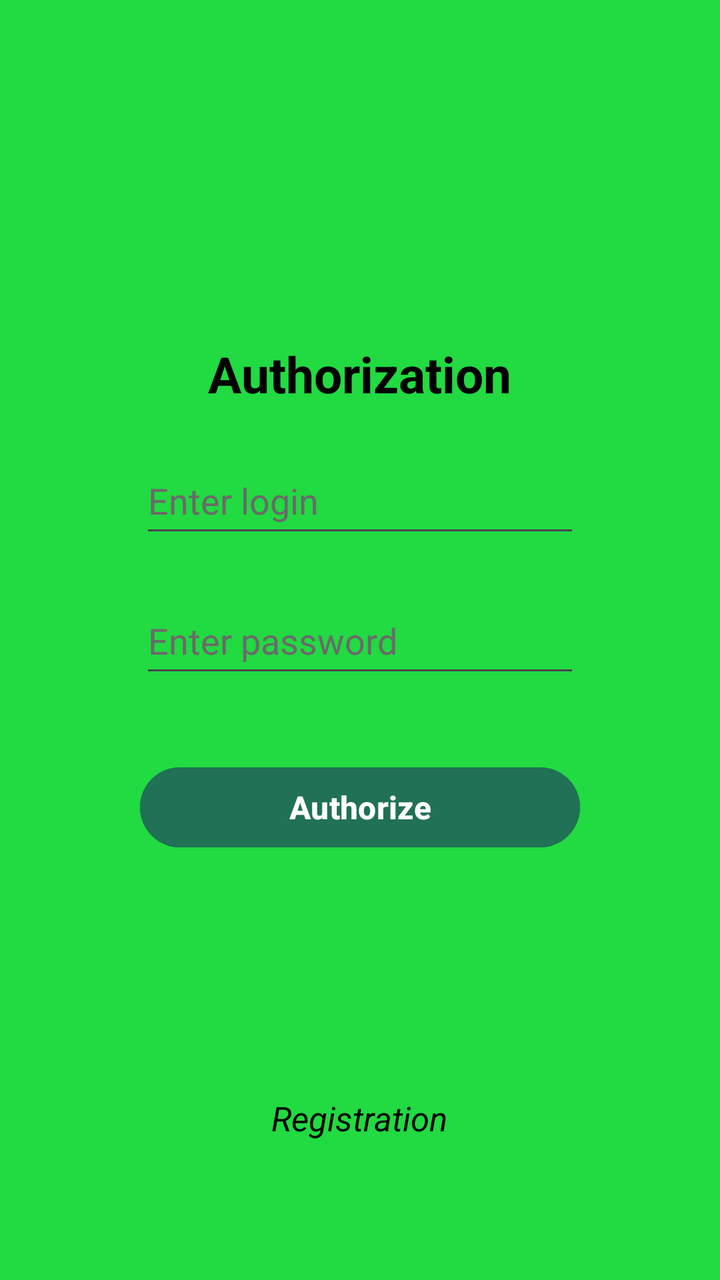
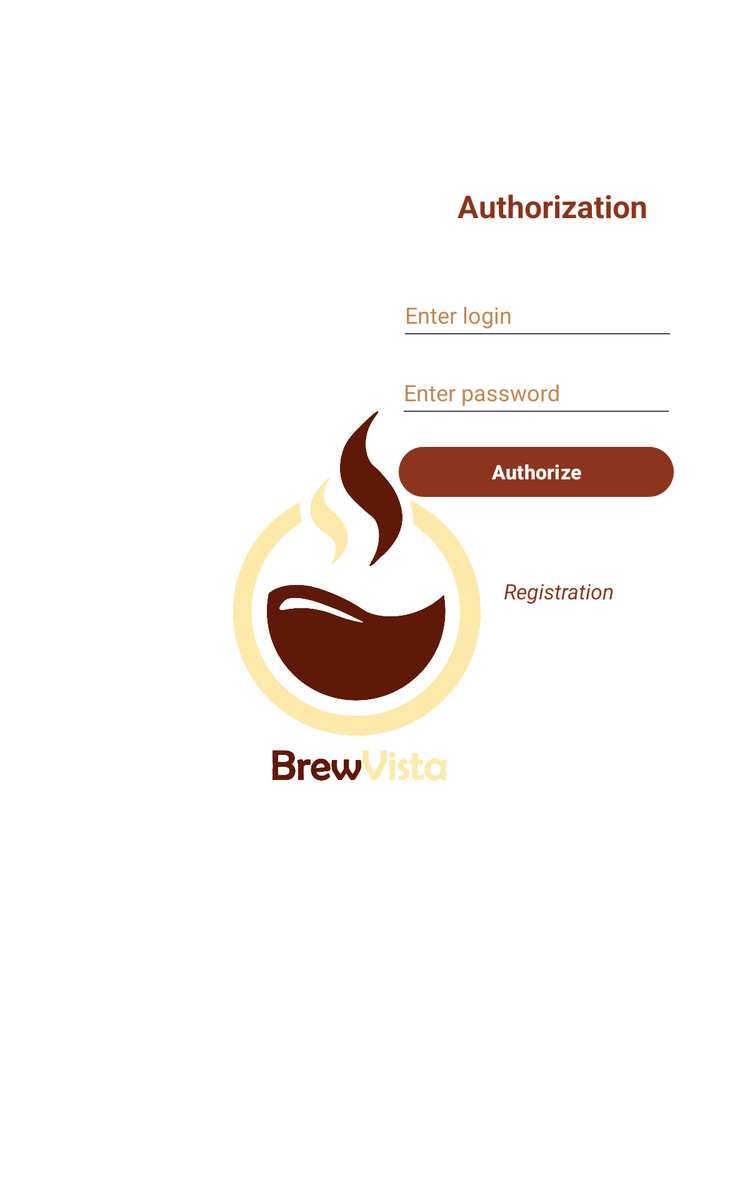

First picture: res/layout/ on a phone held upright. Second picture: the repository's own variant of that layout, on a device whose configuration matches the variant's folder. Source for both follows.
<!-- AndroidManifest.xml: application theme Theme.CoffeeProject -->
<!-- res/layout/activity_auth.xml -->
<?xml version="1.0" encoding="utf-8"?>
<LinearLayout xmlns:android="http://schemas.android.com/apk/res/android"
    xmlns:app="http://schemas.android.com/apk/res-auto"
    xmlns:tools="http://schemas.android.com/tools"
    android:layout_width="match_parent"
    android:layout_height="match_parent"
    tools:context=".AuthActivity"
    android:background="#22DA41"
    android:orientation="vertical">

    <TextView
        android:id="@+id/main_label"
        android:layout_width="wrap_content"
        android:layout_height="wrap_content"
        android:text="Authorization"
        android:textColor="#000000"
        android:layout_gravity="center"
        android:layout_marginTop="170dp"
        android:textSize="25sp"
        android:textStyle="bold"/>

    <EditText
        android:id="@+id/user_login"
        android:layout_width="220dp"
        android:layout_height="50dp"
        android:layout_marginTop="20dp"
        android:ems="10"
        android:hint="Enter login"
        android:textColorHint="#6a6a6a"
        android:inputType="text"
        android:layout_gravity="center"
        android:textColor="#000000"/>

    <EditText
        android:id="@+id/user_pass"
        android:layout_width="220dp"
        android:layout_height="50dp"
        android:layout_marginTop="20dp"
        android:ems="10"
        android:hint="Enter password"
        android:textColorHint="#6a6a6a"
        android:inputType="textPassword"
        android:layout_gravity="center"
        android:textColor="#000000"/>

    <Button
        android:id="@+id/button_reg"
        android:layout_width="220dp"
        android:layout_height="wrap_content"
        android:layout_marginTop="36dp"
        android:text="Authorize"
        android:textSize="16sp"
        android:textColor="#FFFFFF"
        android:textStyle="bold"
        android:layout_gravity="center"
        android:backgroundTint="#207155"
        />

    <TextView
        android:id="@+id/link_to_reg"
        android:layout_width="wrap_content"
        android:layout_height="wrap_content"
        android:text="Registration"
        android:textColor="#000000"
        android:layout_gravity="center"
        android:layout_marginTop="120dp"
        android:textSize="17sp"
        android:textStyle="italic" />


</LinearLayout>
<!-- resources referenced by this layout -->
<resources>
  <style name="Theme.CoffeeProject" parent="Base.Theme.CoffeeProject" />
  <style name="Base.Theme.CoffeeProject" parent="Theme.Material3.DayNight.NoActionBar">
          
          
      </style>
</resources>
<!-- res/layout-sw600dp/activity_auth.xml (the repository's variant of the layout above) -->
<!-- drawn on a 7-inch tablet held upright -->
<?xml version="1.0" encoding="utf-8"?>
<androidx.constraintlayout.widget.ConstraintLayout xmlns:android="http://schemas.android.com/apk/res/android"
    xmlns:app="http://schemas.android.com/apk/res-auto"
    xmlns:tools="http://schemas.android.com/tools"
    android:layout_width="match_parent"
    android:layout_height="match_parent"
    tools:context=".AuthActivity"
    android:background="@color/background"
    android:orientation="vertical">

    <TextView
        android:id="@+id/main_label"
        android:layout_width="wrap_content"
        android:layout_height="wrap_content"
        android:layout_marginTop="148dp"
        android:text="@string/authorization"
        android:textColor="@color/button"
        android:textSize="25sp"
        android:textStyle="bold"
        app:layout_constraintEnd_toEndOf="parent"
        app:layout_constraintHorizontal_bias="0.817"
        app:layout_constraintStart_toStartOf="parent"
        app:layout_constraintTop_toTopOf="parent" />

    <TextView
        android:id="@+id/link_to_reg"
        android:layout_width="wrap_content"
        android:layout_height="wrap_content"
        android:layout_marginTop="60dp"

        android:text="@string/registration"
        android:textColor="@color/button"
        android:textSize="17sp"
        android:textStyle="italic"
        app:layout_constraintEnd_toEndOf="parent"
        app:layout_constraintHorizontal_bias="0.788"
        app:layout_constraintStart_toStartOf="parent"
        app:layout_constraintTop_toBottomOf="@+id/button_reg" />

    <EditText
        android:id="@+id/user_pass"
        android:layout_width="220dp"
        android:layout_height="50dp"
        android:layout_marginTop="12dp"
        android:ems="10"
        android:hint="@string/enter_pass"
        android:inputType="textPassword"
        android:textColor="@color/button"
        android:textColorHint="@color/card"
        app:layout_constraintEnd_toEndOf="parent"
        app:layout_constraintHorizontal_bias="0.84"
        app:layout_constraintStart_toStartOf="parent"
        app:layout_constraintTop_toBottomOf="@+id/user_login" />

    <EditText
        android:id="@+id/user_login"
        android:layout_width="220dp"
        android:layout_height="50dp"
        android:layout_marginTop="44dp"
        android:ems="10"
        android:hint="@string/enter_login"
        android:inputType="text"
        android:textColor="@color/button"
        android:textColorHint="@color/card"
        app:layout_constraintEnd_toEndOf="parent"
        app:layout_constraintHorizontal_bias="0.842"
        app:layout_constraintStart_toStartOf="parent"
        app:layout_constraintTop_toBottomOf="@+id/main_label" />

    <Button
        android:id="@+id/button_reg"
        android:layout_width="220dp"
        android:layout_height="wrap_content"
        android:layout_marginTop="16dp"
        android:backgroundTint="@color/button"
        android:text="@string/authorize"
        android:textColor="@color/white"

        android:textSize="16sp"
        android:textStyle="bold"
        app:layout_constraintEnd_toEndOf="parent"
        app:layout_constraintHorizontal_bias="0.839"
        app:layout_constraintStart_toStartOf="parent"
        app:layout_constraintTop_toBottomOf="@+id/user_pass" />

    <ImageView
        android:id="@+id/imageView3"
        android:layout_width="550dp"
        android:layout_height="302dp"
        app:layout_constraintBottom_toBottomOf="parent"
        app:layout_constraintEnd_toEndOf="parent"
        app:layout_constraintHorizontal_bias="0.208"
        app:layout_constraintStart_toStartOf="parent"
        app:layout_constraintTop_toTopOf="parent"
        app:srcCompat="@drawable/logo" />


</androidx.constraintlayout.widget.ConstraintLayout>
<!-- resources referenced by the variant -->
<!-- as a 7-inch tablet held upright resolves them -->
<resources>
  <color name="background">#FFFFFF</color>
  <color name="button">#8B351D</color>
  <color name="card">#C28751</color>
  <color name="white">#FFFFFFFF</color>
  <!-- drawable logo: png bitmap (drawable, 80112 bytes) -->
  <string name="authorization">Authorization</string>
  <string name="authorize">Authorize</string>
  <string name="enter_login">Enter login</string>
  <string name="enter_pass">Enter password</string>
  <string name="registration">Registration</string>
  <style name="Theme.CoffeeProject" parent="Base.Theme.CoffeeProject" />
  <style name="Base.Theme.CoffeeProject" parent="Theme.Material3.DayNight.NoActionBar">
          
          
      </style>
</resources>
